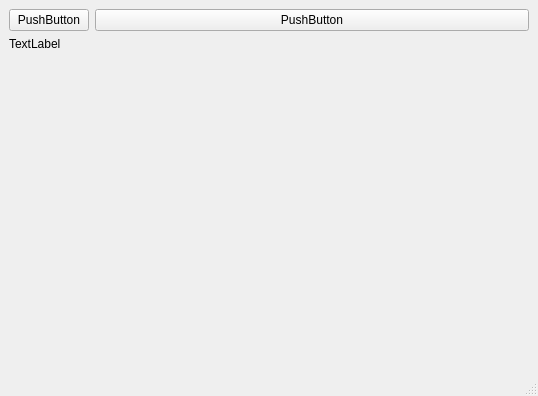
<?xml version="1.0" encoding="UTF-8"?>
<ui version="4.0">
 <class>MainWindow</class>
 <widget class="QMainWindow" name="MainWindow">
  <property name="geometry">
   <rect>
    <x>0</x>
    <y>0</y>
    <width>538</width>
    <height>396</height>
   </rect>
  </property>
  <property name="windowTitle">
   <string>MainWindow</string>
  </property>
  <widget class="QWidget" name="centralwidget">
   <layout class="QFormLayout" name="formLayout">
    <item row="0" column="0">
     <widget class="QPushButton" name="pushButton">
      <property name="text">
       <string>PushButton</string>
      </property>
     </widget>
    </item>
    <item row="0" column="1">
     <widget class="QPushButton" name="pushButton_2">
      <property name="text">
       <string>PushButton</string>
      </property>
     </widget>
    </item>
    <item row="1" column="0">
     <widget class="QLabel" name="label">
      <property name="text">
       <string>TextLabel</string>
      </property>
     </widget>
    </item>
   </layout>
  </widget>
  <widget class="QMenuBar" name="menubar">
   <property name="geometry">
    <rect>
     <x>0</x>
     <y>0</y>
     <width>538</width>
     <height>21</height>
    </rect>
   </property>
  </widget>
  <widget class="QStatusBar" name="statusbar"/>
 </widget>
 <resources/>
 <connections/>
</ui>
